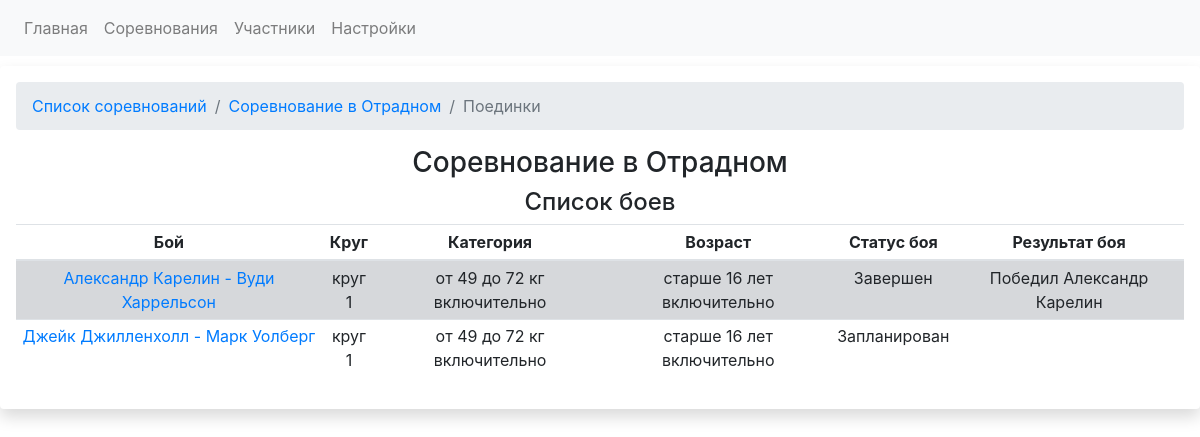
The app's page /competitions/2/fights, older data.
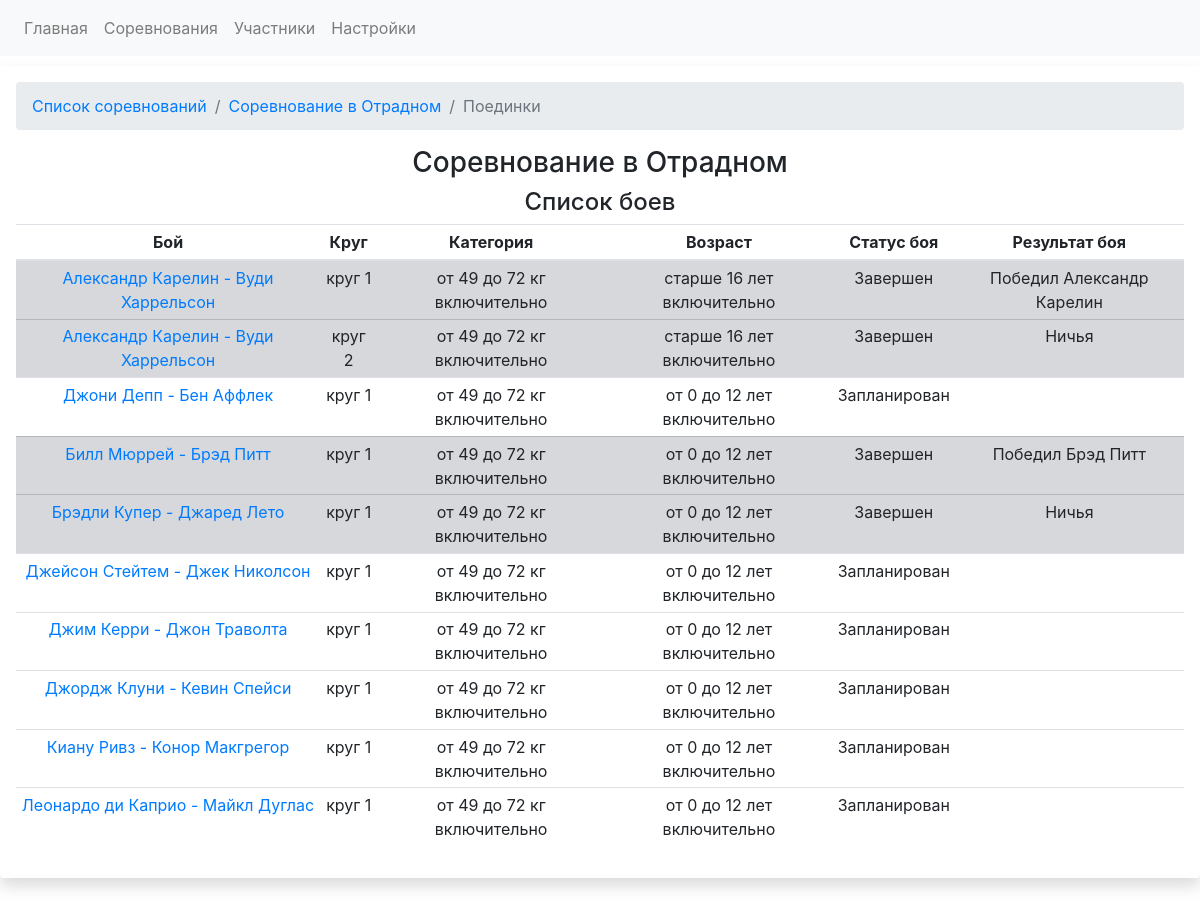
The same page, newer data.
### app.py (models this page shows)
class CompetitionsDB(db.Model):
    competition_id = db.Column(db.Integer, primary_key=True)
    competition_name = db.Column(db.String)
    competition_date_start = db.Column(db.Date, default=datetime.utcnow)
    competition_date_finish = db.Column(db.Date, default=datetime.utcnow)
    competition_city = db.Column(db.String)
    competition_fights = db.relationship('FightsDB', backref='competition', lazy='dynamic')
    registrations = db.relationship('RegistrationDB', backref='competition')

class FightsDB(db.Model):
    fight_id = db.Column(db.Integer, primary_key=True)
    round_number = db.Column(db.Integer, db.ForeignKey('roundsDB.id')) # номер круга, в котором проводится бой. Текст ,потому что есть полуфинал и финал
    weight_category = db.Column(db.Integer, db.ForeignKey('weightcategoriesDB.weight_cat_id')) # весовая категория, в которой проводится бой
    age_category = db.Column(db.Integer, db.ForeignKey('agecategoriesDB.id'))  # возрастная категория, в которой проводится бой
    red_fighter_id = db.Column(db.Integer, db.ForeignKey('fightersDB.fighter_id')) # id красного бойца
    blue_fighter_id = db.Column(db.Integer, db.ForeignKey('fightersDB.fighter_id')) # id синего бойца
    fight_status = db.Column(db.Boolean, default=False) # False = Запланирован. True - завершен
    red_fighter_score = db.Column(db.Integer) # счет красного бойца
    blue_fighter_score = db.Column(db.Integer) # счет синего бойца
    won_id = db.Column(db.Integer) # результат боя Кто выиграл. Например. ID победителя
    loose_id = db.Column(db.Integer) #  id бойца. который проиграл
    draw_status = db.Column(db.Boolean) # если ничья, то True
    competition_id = db.Column(db.Integer, db.ForeignKey('competitionsDB.competition_id'))
    fight_result = db.Column(db.String)

class FightersDB(db.Model):
    fighter_id = db.Column(db.Integer, primary_key=True)
    name = db.Column(db.String)
    last_name = db.Column(db.String)
    fighter_image = db.Column(db.String)
    fighter_image_id = db.Column(db.String)
    birthday = db.Column(db.Date, default=datetime.utcnow)
    active_status = db.Column(db.Integer)
    red_fighter = db.relationship('FightsDB', backref='red_fighter', foreign_keys="[FightsDB.red_fighter_id]")
    blue_fighter = db.relationship('FightsDB', backref='blue_fighter', foreign_keys="[FightsDB.blue_fighter_id]")
    registrations = db.relationship('RegistrationDB', backref = 'fighter')

class RoundsDB(db.Model):
    id = db.Column(db.Integer, primary_key=True)
    round_name = db.Column(db.String)
    sort_index = db.Column(db.Integer)
    fights = db.relationship('FightsDB', backref = 'roundNo')
    finished_regs = db.relationship('RegistrationDB', backref = 'roundNo')

class WeightcategoriesDB(db.Model):
    weight_cat_id = db.Column(db.Integer, primary_key=True)
    sort_index = db.Column(db.Integer)
    weight_category_name = db.Column(db.String)
    weight_category_start = db.Column(db.Integer)
    weight_category_finish = db.Column(db.Integer)
    registrations = db.relationship('RegistrationDB', backref='weight_categories')
    fights = db.relationship('FightsDB', backref = 'weight_category_backref')

class AgecategoriesDB(db.Model):
    id = db.Column(db.Integer, primary_key=True)
    sort_index = db.Column(db.Integer)
    age_category_name = db.Column(db.String)
    age_category_start = db.Column(db.Integer)
    age_category_finish = db.Column(db.Integer)
    registrations = db.relationship('RegistrationDB', backref='age_categories')
    fights = db.relationship('FightsDB', backref = 'age_category_backref')

### app.py (the view)
@app.route('/competitions/<int:comp_id>/fights')
def competition_fights_view(comp_id):
    competition_data = CompetitionsDB.query.get(comp_id)
    fights_in_competition = competition_data.competition_fights.all()
    return render_template('fights.html', fights_in_competition = fights_in_competition, competition_data = competition_data)

### templates/fights.html (shortened to what this page needs)
{% extends "base.html" %}
{% block head %}
<link rel="stylesheet" href="https://stackpath.bootstrapcdn.com/bootstrap/4.5.0/css/bootstrap.min.css">
<link rel="stylesheet" type="text/css" href="https://cdn.datatables.net/1.10.24/css/dataTables.bootstrap4.min.css">
{% endblock %}
{% block content %}
    <div class="container-fluid" style="margin-top: 10px">
        <div class="row">
            <div class="col-lg-12 shadow p-3 mb-5 bg-white rounded text-center">
                <nav aria-label="breadcrumb">
                      <ol class="breadcrumb">
                        <li class="breadcrumb-item"><a href="{{url_for('competitions')}}">Список соревнований</a></li>
                        <li class="breadcrumb-item"><a href="{{url_for('competition_view', competition_id = competition_data.competition_id)}}">{{ competition_data.competition_name }}</a></li>
                        <li class="breadcrumb-item active" aria-current="page">Поединки</li>
                      </ol>
                </nav>
                <h3>{{ competition_data.competition_name }}</h3>
                <h4>Список боев</h4>
                <table id="fights_table" class="table table-sm table-responsive">
                      <thead>
                        <tr>
                          <th scope="col">Бой</th>
                          <th scope="col">Круг</th>
                          <th scope="col">Категория</th>
                          <th scope="col">Возраст</th>
                          <th scope="col">Статус боя</th>
                          <th scope="col">Результат боя</th>
                        </tr>
                      </thead>
                      <tbody>
                      {% for fight in fights_in_competition %}
                          {% if fight.fight_status %}
                            <tr class="table-secondary">
                          {% else %}
                            <tr>
                          {% endif %}
                          <td>
                          <a href="{{url_for('select_fight_status', comp_id = fight.competition_id, weight_cat_id = fight.weight_category, age_cat_id = fight.age_category, round_no = fight.round_number, fight_id = fight.fight_id)}}">
                          {{ fight.red_fighter.name +" "+ fight.red_fighter.last_name }} - {{ fight.blue_fighter.name +" "+ fight.blue_fighter.last_name }}
                              </a>
                          </td>
                          <td>{{ fight.roundNo.round_name }}</td>
                          <td>{{ fight.weight_category_backref.weight_category_name }}</td>
                          <td>{{ fight.age_category_backref.age_category_name }}</td>
                          <td>
                              {% if  fight.fight_status%}
                                    Завершен
                              {% else %}
                                 Запланирован
                                {% endif %}
                          </td>
                          <td>
                              {% if  fight.fight_result %}
                                {{fight.fight_result}}</td>
                            {% endif %}
                        </tr>
                      {% endfor %}
                      </tbody>
                </table>
            </div>
        </div>
    </div>
{% endblock %}

### templates/base.html (shortened to what this page needs)
<!DOCTYPE html>
<html lang="en">
<head>
{% block head %}{% endblock %}
</head>
<body>
    <nav class="navbar navbar-expand-lg navbar-light bg-light">
  <div class="collapse navbar-collapse" id="navbarSupportedContent">
    <ul class="navbar-nav mr-auto">
      <li class="nav-item">
        <a class="nav-link" href="{{url_for('index')}}">Главная</a>
      </li>
      <li class="nav-item">
        <a class="nav-link" href="{{url_for('competitions')}}">Соревнования</a>
      </li>
        <li class="nav-item">
            <a class="nav-link" href="{{url_for('participants')}}">Участники</a>
        </li>
      <li class="nav-item">
        <a class="nav-link" href="{{url_for('settings_form')}}">Настройки</a>
      </li>
    </ul>
</div>
</nav>
    <div id="content">
        {% block content %}
        {% endblock %}
    </div>
</body>
</html>

Row changes from the older to the newer data that the page shows:
changed FightsDB: red_fighter "Джейк Джилленхолл" → "Александр Карелин"; blue_fighter "Марк Уолберг" → "Вуди Харрельсон"; roundNo.round_name "круг 1" → "круг 2"; fight_result (not shown) → "Ничья"; fight_status "Запланирован" → "Завершен"
added FightsDB: red_fighter "Джони Депп", blue_fighter "Бен Аффлек", roundNo.round_name "круг 1", weight_category_backref.weight_category_name "от 49 до 72 кг включительно", age_category_backref.age_category_name "от 0 до 12 лет включительно", fight_status "Запланирован"
added FightsDB: red_fighter "Билл Мюррей", blue_fighter "Брэд Питт", roundNo.round_name "круг 1", weight_category_backref.weight_category_name "от 49 до 72 кг включительно", age_category_backref.age_category_name "от 0 до 12 лет включительно", fight_status "Завершен", fight_result "Победил Брэд Питт"
added FightsDB: red_fighter "Брэдли Купер", blue_fighter "Джаред Лето", roundNo.round_name "круг 1", weight_category_backref.weight_category_name "от 49 до 72 кг включительно", age_category_backref.age_category_name "от 0 до 12 лет включительно", fight_status "Завершен", fight_result "Ничья"
added FightsDB: red_fighter "Джейсон Стейтем", blue_fighter "Джек Николсон", roundNo.round_name "круг 1", weight_category_backref.weight_category_name "от 49 до 72 кг включительно", age_category_backref.age_category_name "от 0 до 12 лет включительно", fight_status "Запланирован"
added FightsDB: red_fighter "Джим Керри", blue_fighter "Джон Траволта", roundNo.round_name "круг 1", weight_category_backref.weight_category_name "от 49 до 72 кг включительно", age_category_backref.age_category_name "от 0 до 12 лет включительно", fight_status "Запланирован"
added FightsDB: red_fighter "Джордж Клуни", blue_fighter "Кевин Спейси", roundNo.round_name "круг 1", weight_category_backref.weight_category_name "от 49 до 72 кг включительно", age_category_backref.age_category_name "от 0 до 12 лет включительно", fight_status "Запланирован"
added FightsDB: red_fighter "Киану Ривз", blue_fighter "Конор Макгрегор", roundNo.round_name "круг 1", weight_category_backref.weight_category_name "от 49 до 72 кг включительно", age_category_backref.age_category_name "от 0 до 12 лет включительно", fight_status "Запланирован"
added FightsDB: red_fighter "Леонардо ди Каприо", blue_fighter "Майкл Дуглас", roundNo.round_name "круг 1", weight_category_backref.weight_category_name "от 49 до 72 кг включительно", age_category_backref.age_category_name "от 0 до 12 лет включительно", fight_status "Запланирован"
